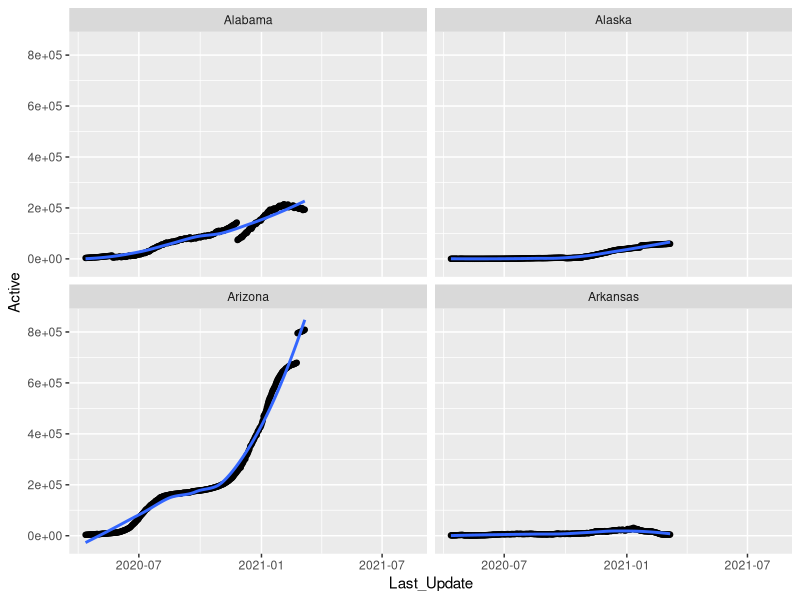

The R source for this figure:
library(tidyverse)
test_file <- list.files(pattern = ".csv")
df <- read_csv("cleaned_covid_data.csv")

A_states <- df %>% filter(grepl("^A",Province_State))

A_states %>% 
  ggplot(aes(x=Last_Update,y=Active))+
  geom_point()+
  geom_smooth(se=FALSE, method = "loess")+
  facet_wrap(~Province_State)

#state_max_fatality_rate

#Bonus
library(dplyr)
Summary_deaths <- df %>%
  group_by(Province_State) %>% 
  summarize(MaxDeaths = sum(Deaths)) %>% 
  ggplot(aes(x=Last_Update,y=Deaths))+
  geom_point()
  

    
  
  
  
